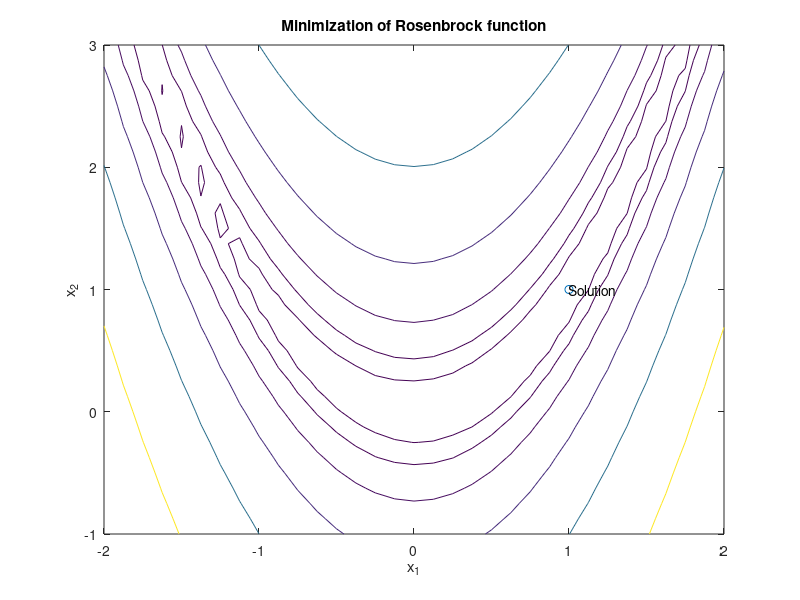

This figure's MATLAB source:
echo off
clf; % clean figure
X = [-2:.125:2]';
Y = [-1:.125:3]';

[x,y] = meshgrid(X',Y');
func = 100.*(y-x.*x).^2+(1-x).^2;
levels = exp(2:30); % plot level in high equal to exp(2),exp(3),...,exp(30)
contour(X,Y,func,levels);
%contour(X,Y,func);
xlabel('x_1')
ylabel('x_2')
title('Minimization of Rosenbrock function')
drawnow;
hold on %plot graph on old graph
plot(1,1,'o');
text(1,1,'Solution')
